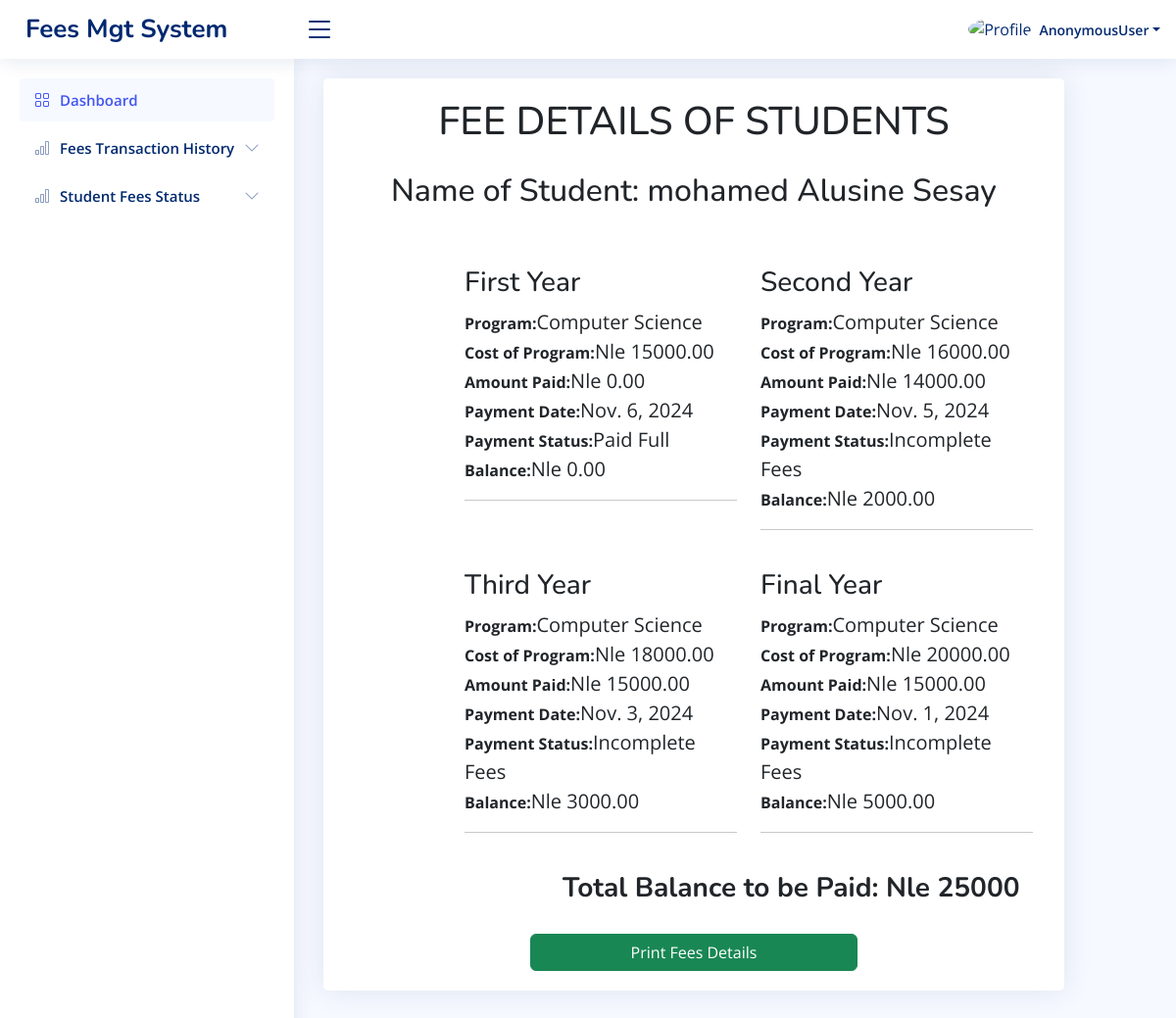
The page /students/202311/ on the database its author committed.
### app/models.py (models this page shows, shortened)
class CS_Fees1(models.Model):
    student_name = models.CharField(max_length=100)
    id_number = models.CharField(max_length=20)
    program = models.ForeignKey(Programs, on_delete=models.CASCADE)
    program_details = models.ForeignKey(Programs, on_delete=models.CASCADE, related_name='program_details_payments', null=True, blank=True)
    department = models.ForeignKey(Department, on_delete=models.CASCADE)
    sum_of = models.CharField(max_length=200)
    paid_for = models.CharField(max_length=200, default='Tuition Fees')
    check_no = models.BigIntegerField(null=True, blank=True)
    receipt_no = models.CharField(max_length=20, unique=True, blank=True)
    amount_paid = models.DecimalField(max_digits=10, decimal_places=2)
    level = models.CharField(max_length=20, choices=LEVEL1)
    payment_date = models.DateField(null=True)
    second_payment_date = models.DateField(null=True, blank=True)
    cost_of_program = models.ForeignKey(CS_Cost1, on_delete=models.CASCADE, related_name='cost_of_program_payments')
    paid_fees = models.DecimalField(max_digits=10, decimal_places=2, default=0.00)
    payment_slip = models.FileField(upload_to='payment_slips/', blank=True, null=True)
    second_payment_slip = models.FileField(upload_to='payment_slips/', blank=True, null=True)
    payment_status = models.CharField(max_length=20, choices=[
        ('Paid Full', 'Paid Full'),
        ('Incomplete Fees', 'Incomplete Fees'),
    ])
    def balance(self):
        return Decimal(self.cost_of_program.program_fees) - self.paid_fees

class Programs(models.Model):
    program_name = models.CharField(max_length=100)
    department = models.ForeignKey(Department, on_delete=models.CASCADE)

class CS_Cost1(models.Model):
    program_name = models.CharField(max_length=255, null=True)
    program_duration = models.CharField(max_length=255)
    program_fees = models.DecimalField(max_digits=10, decimal_places=2)
    department = models.ForeignKey(Department, on_delete=models.CASCADE)
    all_program = models.ForeignKey(Programs, on_delete=models.CASCADE)

class CS_Fees2(models.Model):
    student_name = models.CharField(max_length=100)
    id_number = models.CharField(max_length=20)
    program = models.ForeignKey(Programs, on_delete=models.CASCADE, related_name='cs_fees2_programs')  # Added related_name to avoid clash
    program_details = models.ForeignKey(Programs, on_delete=models.CASCADE, related_name='cs_fees2_program_details', null=True, blank=True)  # Updated related_name
    department = models.ForeignKey(Department, on_delete=models.CASCADE, related_name='cs_fees2_departments')  # Added related_name to avoid clash
    sum_of = models.CharField(max_length=200)
    paid_for = models.CharField(max_length=200, default='Tuition Fees')
    check_no = models.BigIntegerField(null=True, blank=True)
    receipt_no = models.CharField(max_length=20, unique=True, blank=True)
    amount_paid = models.DecimalField(max_digits=10, decimal_places=2)
    level = models.CharField(max_length=20, choices=LEVEL1)
    payment_date = models.DateField(null=True)
    second_payment_date = models.DateField(null=True, blank=True)
    cost_of_program = models.ForeignKey(CS_Cost2, on_delete=models.CASCADE, related_name='cs_fees2_cost_of_program_payments')  # Updated related_name
    paid_fees = models.DecimalField(max_digits=10, decimal_places=2, default=0.00)
    payment_slip = models.FileField(upload_to='payment_slips/', blank=True, null=True)
    second_payment_slip = models.FileField(upload_to='payment_slips/', blank=True, null=True)
    payment_status = models.CharField(max_length=20, choices=[
        ('Paid Full', 'Paid Full'),
        ('Incomplete Fees', 'Incomplete Fees'),
    ])
    def balance(self):
        return Decimal(self.cost_of_program.program_fees) - self.paid_fees

class CS_Cost2(models.Model):
    program_name = models.CharField(max_length=100,null=True)
    program_duration = models.PositiveIntegerField()
    program_fees = models.DecimalField(max_digits=10, decimal_places=2)
    department = models.ForeignKey(Department, on_delete=models.CASCADE)
    all_program = models.ForeignKey(Programs, on_delete=models.CASCADE)

class CS_Fees3(models.Model):
    student_name = models.CharField(max_length=100)
    id_number = models.CharField(max_length=20)
    program = models.ForeignKey(Programs, on_delete=models.CASCADE, related_name='cs_fees3_programs')  # Added related_name to avoid clash
    program_details = models.ForeignKey(Programs, on_delete=models.CASCADE, related_name='cs_fees3_program_details', null=True, blank=True)  # Updated related_name
    department = models.ForeignKey(Department, on_delete=models.CASCADE, related_name='cs_fees3_departments')  # Added related_name to avoid clash
    sum_of = models.CharField(max_length=200)
    paid_for = models.CharField(max_length=200, default='Tuition Fees')
    check_no = models.BigIntegerField(null=True, blank=True)
    receipt_no = models.CharField(max_length=20, unique=True, blank=True)
    amount_paid = models.DecimalField(max_digits=10, decimal_places=2)
    level = models.CharField(max_length=20, choices=LEVEL1)
    payment_date = models.DateField(null=True)
    second_payment_date = models.DateField(null=True, blank=True)
    cost_of_program = models.ForeignKey(CS_Cost3, on_delete=models.CASCADE, related_name='cs_fees3_cost_of_program_payments')  # Updated related_name
    paid_fees = models.DecimalField(max_digits=10, decimal_places=2, default=0.00)
    payment_slip = models.FileField(upload_to='payment_slips/', blank=True, null=True)
    second_payment_slip = models.FileField(upload_to='payment_slips/', blank=True, null=True)
    payment_status = models.CharField(max_length=20, choices=[
        ('Paid Full', 'Paid Full'),
        ('Incomplete Fees', 'Incomplete Fees'),
    ])
    def balance(self):
        return Decimal(self.cost_of_program.program_fees) - self.paid_fees

class CS_Cost3(models.Model):
    program_name = models.CharField(max_length=100,null=True)
    program_duration = models.PositiveIntegerField()
    program_fees = models.DecimalField(max_digits=10, decimal_places=2)
    department = models.ForeignKey(Department, on_delete=models.CASCADE)
    all_program = models.ForeignKey(Programs, on_delete=models.CASCADE)

class CS_Fees4(models.Model):
    student_name = models.CharField(max_length=100)
    id_number = models.CharField(max_length=20)
    program = models.ForeignKey(Programs, on_delete=models.CASCADE, related_name='cs_fees4_programs')  # Added related_name to avoid clash
    program_details = models.ForeignKey(Programs, on_delete=models.CASCADE, related_name='cs_fees4_program_details', null=True, blank=True)  # Updated related_name
    department = models.ForeignKey(Department, on_delete=models.CASCADE, related_name='cs_fees4_departments')  # Added related_name to avoid clash
    sum_of = models.CharField(max_length=200)
    paid_for = models.CharField(max_length=200, default='Tuition Fees')
    check_no = models.BigIntegerField(null=True, blank=True)
    receipt_no = models.CharField(max_length=20, unique=True, blank=True)
    amount_paid = models.DecimalField(max_digits=10, decimal_places=2)
    level = models.CharField(max_length=20, choices=LEVEL1)
    payment_date = models.DateField(null=True)
    second_payment_date = models.DateField(null=True, blank=True)
    cost_of_program = models.ForeignKey(CS_Cost4, on_delete=models.CASCADE, related_name='cs_fees4_cost_of_program_payments')  # Updated related_name
    paid_fees = models.DecimalField(max_digits=10, decimal_places=2, default=0.00)
    payment_slip = models.FileField(upload_to='payment_slips/', blank=True, null=True)
    second_payment_slip = models.FileField(upload_to='payment_slips/', blank=True, null=True)
    payment_status = models.CharField(max_length=20, choices=[
        ('Paid Full', 'Paid Full'),
        ('Incomplete Fees', 'Incomplete Fees'),
    ])
    def balance(self):
        return Decimal(self.cost_of_program.program_fees) - self.paid_fees
    from django.db import models

class CS_Cost4(models.Model):
    program_name = models.CharField(max_length=100,null=True)
    program_duration = models.PositiveIntegerField()
    program_fees = models.DecimalField(max_digits=10, decimal_places=2)
    department = models.ForeignKey(Department, on_delete=models.CASCADE)
    all_program = models.ForeignKey(Programs, on_delete=models.CASCADE)

### app/views.py (the view)
# urls.py: path('students/<str:id_number>/', views.student_fee_details_view, name='student_fee_details'),
def student_fee_details_view(request, id_number):
    fees1 = CS_Fees1.objects.filter(id_number=id_number)
    fees2 = CS_Fees2.objects.filter(id_number=id_number)
    fees3 = CS_Fees3.objects.filter(id_number=id_number)
    fees4 = CS_Fees4.objects.filter(id_number=id_number)
    student_name = fees1.first().student_name if fees1.exists() else None
    total_balance_1 = (fees1.aggregate(Sum('cost_of_program__program_fees'))['cost_of_program__program_fees__sum'] or 0) - (fees1.aggregate(Sum('amount_paid'))['amount_paid__sum'] or 0)
    total_balance_2 = (fees2.aggregate(Sum('cost_of_program__program_fees'))['cost_of_program__program_fees__sum'] or 0) - (fees2.aggregate(Sum('amount_paid'))['amount_paid__sum'] or 0)
    total_balance_3 = (fees3.aggregate(Sum('cost_of_program__program_fees'))['cost_of_program__program_fees__sum'] or 0) - (fees3.aggregate(Sum('amount_paid'))['amount_paid__sum'] or 0)
    total_balance_4 = (fees4.aggregate(Sum('cost_of_program__program_fees'))['cost_of_program__program_fees__sum'] or 0) - (fees4.aggregate(Sum('amount_paid'))['amount_paid__sum'] or 0)
    total_balance = total_balance_1 + total_balance_2 + total_balance_3 + total_balance_4
    logger.info(f"Total balance for student {id_number} ({student_name}): {total_balance}")
    for fee in fees1:
        logger.info(f"First Year - {fee.student_name}: Amount Paid - {fee.amount_paid}, Paid Fees - {fee.paid_fees}")
    fee_details = [
        ('First Year', fees1),
        ('Second Year', fees2),
        ('Third Year', fees3),
        ('Final Year', fees4),
    ]
    context = {
        'fee_details': fee_details,
        'student_id': id_number,
        'student_name': student_name,
        'total_balance': total_balance,  # Add total balance to context
    }
    return render(request, 'student_fee_details.html', context)

### templates/student_fee_details.html (shortened to what this page needs)
{% load static %}
<!DOCTYPE html>
<html lang="en">
<head>
  <link href="{% static 'vendor1/bootstrap/css/bootstrap.min.css' %}" rel="stylesheet">
  <link href="{% static 'vendor1/bootstrap-icons/bootstrap-icons.css' %}" rel="stylesheet">
  <link href="{% static 'vendor1/boxicons/css/boxicons.min.css' %}" rel="stylesheet">
  <link href="{% static 'vendor1/quill/quill.snow.css' %}" rel="stylesheet">
  <link href="{% static 'vendor1/quill/quill.bubble.css' %}" rel="stylesheet">
  <link href="{% static 'vendor1/remixicon/remixicon.css' %}" rel="stylesheet">
  <link href="{% static 'vendor1/simple-datatables/style.css' %}" rel="stylesheet">
  <link href="{% static 'css1/style.css' %}" rel="stylesheet">
</head>
<body>
 <header id="header" class="header fixed-top d-flex align-items-center">
  <div class="d-flex align-items-center justify-content-between">
    <a href="{% url 'main_home' %}" class="logo d-flex align-items-center">
      <span class="d-none d-lg-block">Fees Mgt System</span>
    </a>
    <i class="bi bi-list toggle-sidebar-btn"></i>
  </div>
  <nav class="header-nav ms-auto">
    <ul class="d-flex align-items-center">
      <li class="nav-item dropdown pe-3">
        <a class="nav-link nav-profile d-flex align-items-center pe-0" href="#" data-bs-toggle="dropdown">
          <img src="{% static 'img1/cusl.png' %}" alt="Profile" class="rounded-circle">
          <span class="d-none d-md-block dropdown-toggle ps-2">{{user}}</span>
        </a>
      </li>
    </ul>
  </nav>
</header>
  <aside id="sidebar" class="sidebar">
    <ul class="sidebar-nav" id="sidebar-nav">
      <li class="nav-item">
        <a class="nav-link " href="{% url 'main_home' %}">
          <i class="bi bi-grid"></i>
          <span>Dashboard</span>
        </a>
      </li>
      <li class="nav-item">
        <a class="nav-link collapsed" data-bs-target="#charts-nav1" data-bs-toggle="collapse" href="#">
          <i class="bi bi-bar-chart"></i><span>Fees Transaction History</span><i class="bi bi-chevron-down ms-auto"></i>
        </a>
      </li>
      <li class="nav-item">
        <a class="nav-link collapsed" data-bs-target="#charts-nav" data-bs-toggle="collapse" href="#">
          <i class="bi bi-bar-chart"></i><span>Student Fees Status</span><i class="bi bi-chevron-down ms-auto"></i>
        </a>
      </li>
    </ul>
  </aside>
  <main id="main" class="main">
    <div class="card" style="width: 90%">
      <div class="card-body">
        <div class="container">
          <div class="row">
            <h1 style="text-align: center; margin-top: 20px;">FEE DETAILS OF STUDENTS</h1>
            <h2 style="text-align: center; margin-top: 20px;">Name of Student: {{ student_name }}</h2>
          </div>
          <div class="row" style="margin-top: 50px; margin-left: 100px;">
            {% for year, fees in fee_details %}
              <div class="col-6 mb-4">
                <h3>{{ year }}</h3>
                {% if fees.exists %}
                  <ul class="list-unstyled">
                    {% for fee in fees %}
                      <li>
                        <strong>Program:</strong><span style="font-size: 20px;">{{ fee.program.program_name }}</span><br>
                        <strong>Cost of Program:</strong><span style="font-size: 20px;">Nle {{ fee.cost_of_program.program_fees }}</span> <br>
                        <strong>Amount Paid:</strong><span style="font-size: 20px;">Nle {{ fee.amount_paid }}</span> <br>
                        <strong>Payment Date:</strong><span style="font-size: 20px;">{{ fee.payment_date }}</span> <br>
                        <strong>Payment Status:</strong><span style="font-size: 20px;">{{ fee.payment_status }}</span> <br>
                        <strong>Balance:</strong><span style="font-size: 20px;">Nle {{ fee.balance }}</span>
                      </li>
                      <hr>
                    {% endfor %}
                  </ul>
                {% else %}
                  <p>No fee records for this year.</p>
                {% endif %}
              </div>
            {% endfor %}
            <h3 style="margin-left: 100px; font-weight: bold; margin-bottom: 30px;">Total Balance to be Paid: Nle {{ total_balance }}</h3>
          </div>
          <div class="row">
            <div class="col-md-6 offset-md-3 ">
              <button class="btn btn-success w-100" id="printBtn">Print Fees Details</button>
            </div>
          </div>
        </div>
      </div>
    </div>
  </main>
</body>
</html>

### rows shown on the page
CS_Fees1: student_name "mohamed Alusine Sesay", program.program_name "Computer Science", cost_of_program.program_fees "15000.00", amount_paid "0.00", payment_date "Nov. 6, 2024", payment_status "Paid Full", balance "0.00"
CS_Fees2: program.program_name "Computer Science", cost_of_program.program_fees "16000.00", amount_paid "14000.00", payment_date "Nov. 5, 2024", payment_status "Incomplete Fees", balance "2000.00"
CS_Fees3: program.program_name "Computer Science", cost_of_program.program_fees "18000.00", amount_paid "15000.00", payment_date "Nov. 3, 2024", payment_status "Incomplete Fees", balance "3000.00"
CS_Fees4: program.program_name "Computer Science", cost_of_program.program_fees "20000.00", amount_paid "15000.00", payment_date "Nov. 1, 2024", payment_status "Incomplete Fees", balance "5000.00"

### other values the page prints
{{ user }} "AnonymousUser"
{{ year }} "First Year" "Second Year" "Third Year" "Final Year"
{{ total_balance }} "25000"
